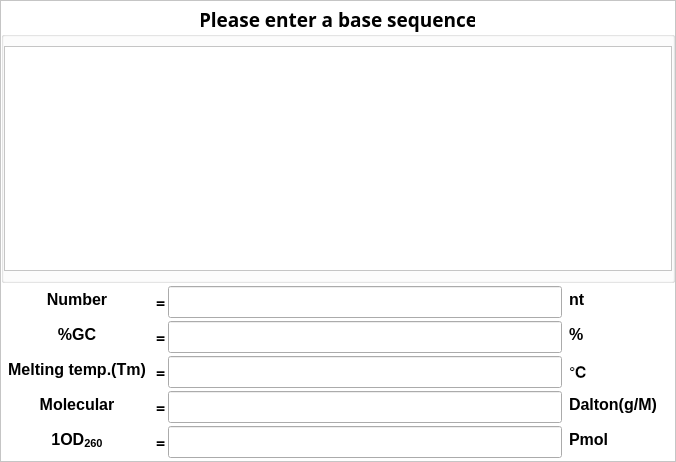
<?xml version="1.0" encoding="UTF-8"?>
<ui version="4.0">
 <class>OligoCalculator</class>
 <widget class="QFrame" name="OligoCalculator">
  <property name="geometry">
   <rect>
    <x>0</x>
    <y>0</y>
    <width>676</width>
    <height>462</height>
   </rect>
  </property>
  <property name="windowTitle">
   <string>Frame</string>
  </property>
  <property name="styleSheet">
   <string notr="true">QFrame {
	
	background-color: rgb(255, 255, 255);
}</string>
  </property>
  <property name="frameShape">
   <enum>QFrame::StyledPanel</enum>
  </property>
  <property name="frameShadow">
   <enum>QFrame::Raised</enum>
  </property>
  <layout class="QVBoxLayout" name="verticalLayout" stretch="10,0,0,0,0,0">
   <property name="spacing">
    <number>3</number>
   </property>
   <property name="leftMargin">
    <number>0</number>
   </property>
   <property name="topMargin">
    <number>3</number>
   </property>
   <property name="rightMargin">
    <number>0</number>
   </property>
   <property name="bottomMargin">
    <number>3</number>
   </property>
   <item>
    <widget class="QGroupBox" name="groupBox">
     <property name="font">
      <font>
       <family>黑体</family>
       <pointsize>14</pointsize>
       <weight>75</weight>
       <bold>true</bold>
      </font>
     </property>
     <property name="title">
      <string>Please enter a base sequence</string>
     </property>
     <property name="alignment">
      <set>Qt::AlignCenter</set>
     </property>
     <property name="flat">
      <bool>true</bool>
     </property>
     <layout class="QHBoxLayout" name="horizontalLayout_7">
      <property name="leftMargin">
       <number>0</number>
      </property>
      <property name="rightMargin">
       <number>0</number>
      </property>
      <item>
       <widget class="QTextEdit" name="inputTextEdit">
        <property name="font">
         <font>
          <family>黑体</family>
          <pointsize>12</pointsize>
         </font>
        </property>
        <property name="styleSheet">
         <string notr="true">background-color: rgb(255, 255, 255);</string>
        </property>
       </widget>
      </item>
     </layout>
    </widget>
   </item>
   <item>
    <layout class="QHBoxLayout" name="horizontalLayout_10">
     <item>
      <widget class="QTextEdit" name="textEdit_17">
       <property name="minimumSize">
        <size>
         <width>152</width>
         <height>32</height>
        </size>
       </property>
       <property name="maximumSize">
        <size>
         <width>152</width>
         <height>32</height>
        </size>
       </property>
       <property name="frameShape">
        <enum>QFrame::NoFrame</enum>
       </property>
       <property name="frameShadow">
        <enum>QFrame::Plain</enum>
       </property>
       <property name="readOnly">
        <bool>true</bool>
       </property>
       <property name="html">
        <string>&lt;!DOCTYPE HTML PUBLIC &quot;-//W3C//DTD HTML 4.0//EN&quot; &quot;http://www.w3.org/TR/REC-html40/strict.dtd&quot;&gt;
&lt;html&gt;&lt;head&gt;&lt;meta name=&quot;qrichtext&quot; content=&quot;1&quot; /&gt;&lt;style type=&quot;text/css&quot;&gt;
p, li { white-space: pre-wrap; }
&lt;/style&gt;&lt;/head&gt;&lt;body style=&quot; font-family:'SimSun'; font-size:9pt; font-weight:400; font-style:normal;&quot;&gt;
&lt;p align=&quot;center&quot; style=&quot; margin-top:12px; margin-bottom:12px; margin-left:0px; margin-right:0px; -qt-block-indent:0; text-indent:0px;&quot;&gt;&lt;span style=&quot; font-family:'黑体'; font-size:12pt; font-weight:600;&quot;&gt;Number&lt;/span&gt;&lt;/p&gt;&lt;/body&gt;&lt;/html&gt;</string>
       </property>
      </widget>
     </item>
     <item>
      <widget class="QLabel" name="label_8">
       <property name="minimumSize">
        <size>
         <width>9</width>
         <height>32</height>
        </size>
       </property>
       <property name="maximumSize">
        <size>
         <width>9</width>
         <height>32</height>
        </size>
       </property>
       <property name="font">
        <font>
         <family>黑体</family>
         <pointsize>12</pointsize>
         <weight>75</weight>
         <bold>true</bold>
        </font>
       </property>
       <property name="text">
        <string>=</string>
       </property>
      </widget>
     </item>
     <item>
      <widget class="QLineEdit" name="nbLineEdit">
       <property name="minimumSize">
        <size>
         <width>0</width>
         <height>32</height>
        </size>
       </property>
       <property name="readOnly">
        <bool>true</bool>
       </property>
      </widget>
     </item>
     <item>
      <widget class="QTextEdit" name="textEdit_18">
       <property name="minimumSize">
        <size>
         <width>110</width>
         <height>32</height>
        </size>
       </property>
       <property name="maximumSize">
        <size>
         <width>110</width>
         <height>32</height>
        </size>
       </property>
       <property name="frameShape">
        <enum>QFrame::NoFrame</enum>
       </property>
       <property name="frameShadow">
        <enum>QFrame::Plain</enum>
       </property>
       <property name="readOnly">
        <bool>true</bool>
       </property>
       <property name="html">
        <string>&lt;!DOCTYPE HTML PUBLIC &quot;-//W3C//DTD HTML 4.0//EN&quot; &quot;http://www.w3.org/TR/REC-html40/strict.dtd&quot;&gt;
&lt;html&gt;&lt;head&gt;&lt;meta name=&quot;qrichtext&quot; content=&quot;1&quot; /&gt;&lt;style type=&quot;text/css&quot;&gt;
p, li { white-space: pre-wrap; }
&lt;/style&gt;&lt;/head&gt;&lt;body style=&quot; font-family:'SimSun'; font-size:9pt; font-weight:400; font-style:normal;&quot;&gt;
&lt;p style=&quot; margin-top:12px; margin-bottom:12px; margin-left:0px; margin-right:0px; -qt-block-indent:0; text-indent:0px;&quot;&gt;&lt;span style=&quot; font-family:'黑体'; font-size:12pt; font-weight:600;&quot;&gt;nt&lt;/span&gt;&lt;/p&gt;&lt;/body&gt;&lt;/html&gt;</string>
       </property>
      </widget>
     </item>
    </layout>
   </item>
   <item>
    <layout class="QHBoxLayout" name="horizontalLayout_12">
     <item>
      <widget class="QTextEdit" name="textEdit_21">
       <property name="minimumSize">
        <size>
         <width>152</width>
         <height>32</height>
        </size>
       </property>
       <property name="maximumSize">
        <size>
         <width>152</width>
         <height>32</height>
        </size>
       </property>
       <property name="frameShape">
        <enum>QFrame::NoFrame</enum>
       </property>
       <property name="frameShadow">
        <enum>QFrame::Plain</enum>
       </property>
       <property name="readOnly">
        <bool>true</bool>
       </property>
       <property name="html">
        <string>&lt;!DOCTYPE HTML PUBLIC &quot;-//W3C//DTD HTML 4.0//EN&quot; &quot;http://www.w3.org/TR/REC-html40/strict.dtd&quot;&gt;
&lt;html&gt;&lt;head&gt;&lt;meta name=&quot;qrichtext&quot; content=&quot;1&quot; /&gt;&lt;style type=&quot;text/css&quot;&gt;
p, li { white-space: pre-wrap; }
&lt;/style&gt;&lt;/head&gt;&lt;body style=&quot; font-family:'SimSun'; font-size:9pt; font-weight:400; font-style:normal;&quot;&gt;
&lt;p align=&quot;center&quot; style=&quot; margin-top:12px; margin-bottom:12px; margin-left:0px; margin-right:0px; -qt-block-indent:0; text-indent:0px;&quot;&gt;&lt;span style=&quot; font-family:'黑体'; font-size:12pt; font-weight:600;&quot;&gt;%GC&lt;/span&gt;&lt;/p&gt;&lt;/body&gt;&lt;/html&gt;</string>
       </property>
      </widget>
     </item>
     <item>
      <widget class="QLabel" name="label_10">
       <property name="minimumSize">
        <size>
         <width>9</width>
         <height>32</height>
        </size>
       </property>
       <property name="maximumSize">
        <size>
         <width>9</width>
         <height>32</height>
        </size>
       </property>
       <property name="font">
        <font>
         <family>黑体</family>
         <pointsize>12</pointsize>
         <weight>75</weight>
         <bold>true</bold>
        </font>
       </property>
       <property name="text">
        <string>=</string>
       </property>
      </widget>
     </item>
     <item>
      <widget class="QLineEdit" name="gcLineEdit">
       <property name="minimumSize">
        <size>
         <width>0</width>
         <height>32</height>
        </size>
       </property>
       <property name="readOnly">
        <bool>true</bool>
       </property>
      </widget>
     </item>
     <item>
      <widget class="QTextEdit" name="textEdit_22">
       <property name="minimumSize">
        <size>
         <width>110</width>
         <height>32</height>
        </size>
       </property>
       <property name="maximumSize">
        <size>
         <width>110</width>
         <height>32</height>
        </size>
       </property>
       <property name="autoFillBackground">
        <bool>false</bool>
       </property>
       <property name="frameShape">
        <enum>QFrame::NoFrame</enum>
       </property>
       <property name="frameShadow">
        <enum>QFrame::Plain</enum>
       </property>
       <property name="readOnly">
        <bool>true</bool>
       </property>
       <property name="html">
        <string>&lt;!DOCTYPE HTML PUBLIC &quot;-//W3C//DTD HTML 4.0//EN&quot; &quot;http://www.w3.org/TR/REC-html40/strict.dtd&quot;&gt;
&lt;html&gt;&lt;head&gt;&lt;meta name=&quot;qrichtext&quot; content=&quot;1&quot; /&gt;&lt;style type=&quot;text/css&quot;&gt;
p, li { white-space: pre-wrap; }
&lt;/style&gt;&lt;/head&gt;&lt;body style=&quot; font-family:'SimSun'; font-size:9pt; font-weight:400; font-style:normal;&quot;&gt;
&lt;p style=&quot; margin-top:12px; margin-bottom:12px; margin-left:0px; margin-right:0px; -qt-block-indent:0; text-indent:0px;&quot;&gt;&lt;span style=&quot; font-family:'黑体'; font-size:12pt; font-weight:600;&quot;&gt;%&lt;/span&gt;&lt;/p&gt;&lt;/body&gt;&lt;/html&gt;</string>
       </property>
      </widget>
     </item>
    </layout>
   </item>
   <item>
    <layout class="QHBoxLayout" name="horizontalLayout_11">
     <item>
      <widget class="QTextEdit" name="textEdit_19">
       <property name="minimumSize">
        <size>
         <width>152</width>
         <height>32</height>
        </size>
       </property>
       <property name="maximumSize">
        <size>
         <width>152</width>
         <height>32</height>
        </size>
       </property>
       <property name="frameShape">
        <enum>QFrame::NoFrame</enum>
       </property>
       <property name="frameShadow">
        <enum>QFrame::Plain</enum>
       </property>
       <property name="readOnly">
        <bool>true</bool>
       </property>
       <property name="html">
        <string>&lt;!DOCTYPE HTML PUBLIC &quot;-//W3C//DTD HTML 4.0//EN&quot; &quot;http://www.w3.org/TR/REC-html40/strict.dtd&quot;&gt;
&lt;html&gt;&lt;head&gt;&lt;meta name=&quot;qrichtext&quot; content=&quot;1&quot; /&gt;&lt;style type=&quot;text/css&quot;&gt;
p, li { white-space: pre-wrap; }
&lt;/style&gt;&lt;/head&gt;&lt;body style=&quot; font-family:'SimSun'; font-size:9pt; font-weight:400; font-style:normal;&quot;&gt;
&lt;p align=&quot;center&quot; style=&quot; margin-top:0px; margin-bottom:0px; margin-left:0px; margin-right:0px; -qt-block-indent:0; text-indent:0px;&quot;&gt;&lt;span style=&quot; font-family:'Times New Roman,serif'; font-size:12pt; font-weight:600;&quot;&gt;Melting temp.(Tm)&lt;/span&gt;&lt;/p&gt;&lt;/body&gt;&lt;/html&gt;</string>
       </property>
      </widget>
     </item>
     <item>
      <widget class="QLabel" name="label_9">
       <property name="minimumSize">
        <size>
         <width>9</width>
         <height>32</height>
        </size>
       </property>
       <property name="maximumSize">
        <size>
         <width>9</width>
         <height>32</height>
        </size>
       </property>
       <property name="font">
        <font>
         <family>黑体</family>
         <pointsize>12</pointsize>
         <weight>75</weight>
         <bold>true</bold>
        </font>
       </property>
       <property name="text">
        <string>=</string>
       </property>
      </widget>
     </item>
     <item>
      <widget class="QLineEdit" name="tmLineEdit">
       <property name="minimumSize">
        <size>
         <width>0</width>
         <height>32</height>
        </size>
       </property>
       <property name="readOnly">
        <bool>true</bool>
       </property>
      </widget>
     </item>
     <item>
      <widget class="QTextEdit" name="textEdit_20">
       <property name="minimumSize">
        <size>
         <width>110</width>
         <height>32</height>
        </size>
       </property>
       <property name="maximumSize">
        <size>
         <width>110</width>
         <height>32</height>
        </size>
       </property>
       <property name="frameShape">
        <enum>QFrame::NoFrame</enum>
       </property>
       <property name="frameShadow">
        <enum>QFrame::Plain</enum>
       </property>
       <property name="readOnly">
        <bool>true</bool>
       </property>
       <property name="html">
        <string>&lt;!DOCTYPE HTML PUBLIC &quot;-//W3C//DTD HTML 4.0//EN&quot; &quot;http://www.w3.org/TR/REC-html40/strict.dtd&quot;&gt;
&lt;html&gt;&lt;head&gt;&lt;meta name=&quot;qrichtext&quot; content=&quot;1&quot; /&gt;&lt;style type=&quot;text/css&quot;&gt;
p, li { white-space: pre-wrap; }
&lt;/style&gt;&lt;/head&gt;&lt;body style=&quot; font-family:'SimSun'; font-size:9pt; font-weight:400; font-style:normal;&quot;&gt;
&lt;p style=&quot; margin-top:0px; margin-bottom:0px; margin-left:0px; margin-right:0px; -qt-block-indent:0; text-indent:0px;&quot;&gt;&lt;span style=&quot; font-family:'黑体'; font-size:12pt; font-weight:600;&quot;&gt;℃&lt;/span&gt;&lt;/p&gt;&lt;/body&gt;&lt;/html&gt;</string>
       </property>
      </widget>
     </item>
    </layout>
   </item>
   <item>
    <layout class="QHBoxLayout" name="horizontalLayout_8">
     <item>
      <widget class="QTextEdit" name="textEdit_13">
       <property name="minimumSize">
        <size>
         <width>152</width>
         <height>32</height>
        </size>
       </property>
       <property name="maximumSize">
        <size>
         <width>152</width>
         <height>32</height>
        </size>
       </property>
       <property name="styleSheet">
        <string notr="true"/>
       </property>
       <property name="frameShape">
        <enum>QFrame::NoFrame</enum>
       </property>
       <property name="frameShadow">
        <enum>QFrame::Plain</enum>
       </property>
       <property name="readOnly">
        <bool>true</bool>
       </property>
       <property name="html">
        <string>&lt;!DOCTYPE HTML PUBLIC &quot;-//W3C//DTD HTML 4.0//EN&quot; &quot;http://www.w3.org/TR/REC-html40/strict.dtd&quot;&gt;
&lt;html&gt;&lt;head&gt;&lt;meta name=&quot;qrichtext&quot; content=&quot;1&quot; /&gt;&lt;style type=&quot;text/css&quot;&gt;
p, li { white-space: pre-wrap; }
&lt;/style&gt;&lt;/head&gt;&lt;body style=&quot; font-family:'SimSun'; font-size:9pt; font-weight:400; font-style:normal;&quot;&gt;
&lt;p align=&quot;center&quot; style=&quot; margin-top:0px; margin-bottom:0px; margin-left:0px; margin-right:0px; -qt-block-indent:0; text-indent:0px;&quot;&gt;&lt;span style=&quot; font-family:'Times New Roman,serif'; font-size:12pt; font-weight:600;&quot;&gt;Molecular&lt;/span&gt;&lt;/p&gt;&lt;/body&gt;&lt;/html&gt;</string>
       </property>
      </widget>
     </item>
     <item>
      <widget class="QLabel" name="label_6">
       <property name="minimumSize">
        <size>
         <width>9</width>
         <height>32</height>
        </size>
       </property>
       <property name="maximumSize">
        <size>
         <width>9</width>
         <height>32</height>
        </size>
       </property>
       <property name="font">
        <font>
         <family>黑体</family>
         <pointsize>12</pointsize>
         <weight>75</weight>
         <bold>true</bold>
        </font>
       </property>
       <property name="text">
        <string>=</string>
       </property>
      </widget>
     </item>
     <item>
      <widget class="QLineEdit" name="mwLineEdit">
       <property name="minimumSize">
        <size>
         <width>0</width>
         <height>32</height>
        </size>
       </property>
       <property name="readOnly">
        <bool>true</bool>
       </property>
      </widget>
     </item>
     <item>
      <widget class="QTextEdit" name="textEdit_14">
       <property name="minimumSize">
        <size>
         <width>110</width>
         <height>32</height>
        </size>
       </property>
       <property name="maximumSize">
        <size>
         <width>110</width>
         <height>32</height>
        </size>
       </property>
       <property name="frameShape">
        <enum>QFrame::NoFrame</enum>
       </property>
       <property name="frameShadow">
        <enum>QFrame::Plain</enum>
       </property>
       <property name="readOnly">
        <bool>true</bool>
       </property>
       <property name="html">
        <string>&lt;!DOCTYPE HTML PUBLIC &quot;-//W3C//DTD HTML 4.0//EN&quot; &quot;http://www.w3.org/TR/REC-html40/strict.dtd&quot;&gt;
&lt;html&gt;&lt;head&gt;&lt;meta name=&quot;qrichtext&quot; content=&quot;1&quot; /&gt;&lt;style type=&quot;text/css&quot;&gt;
p, li { white-space: pre-wrap; }
&lt;/style&gt;&lt;/head&gt;&lt;body style=&quot; font-family:'SimSun'; font-size:9pt; font-weight:400; font-style:normal;&quot;&gt;
&lt;p style=&quot; margin-top:12px; margin-bottom:12px; margin-left:0px; margin-right:0px; -qt-block-indent:0; text-indent:0px;&quot;&gt;&lt;span style=&quot; font-family:'黑体'; font-size:12pt; font-weight:600;&quot;&gt;Dalton(g/M)&lt;/span&gt;&lt;/p&gt;&lt;/body&gt;&lt;/html&gt;</string>
       </property>
      </widget>
     </item>
    </layout>
   </item>
   <item>
    <layout class="QHBoxLayout" name="horizontalLayout_9">
     <item>
      <widget class="QTextEdit" name="textEdit_15">
       <property name="minimumSize">
        <size>
         <width>152</width>
         <height>32</height>
        </size>
       </property>
       <property name="maximumSize">
        <size>
         <width>152</width>
         <height>32</height>
        </size>
       </property>
       <property name="frameShape">
        <enum>QFrame::NoFrame</enum>
       </property>
       <property name="frameShadow">
        <enum>QFrame::Plain</enum>
       </property>
       <property name="readOnly">
        <bool>true</bool>
       </property>
       <property name="html">
        <string>&lt;!DOCTYPE HTML PUBLIC &quot;-//W3C//DTD HTML 4.0//EN&quot; &quot;http://www.w3.org/TR/REC-html40/strict.dtd&quot;&gt;
&lt;html&gt;&lt;head&gt;&lt;meta name=&quot;qrichtext&quot; content=&quot;1&quot; /&gt;&lt;style type=&quot;text/css&quot;&gt;
p, li { white-space: pre-wrap; }
&lt;/style&gt;&lt;/head&gt;&lt;body style=&quot; font-family:'SimSun'; font-size:9pt; font-weight:400; font-style:normal;&quot;&gt;
&lt;p align=&quot;center&quot; style=&quot; margin-top:12px; margin-bottom:12px; margin-left:0px; margin-right:0px; -qt-block-indent:0; text-indent:0px;&quot;&gt;&lt;span style=&quot; font-family:'黑体'; font-size:12pt; font-weight:600;&quot;&gt;1OD&lt;/span&gt;&lt;span style=&quot; font-family:'黑体'; font-size:12pt; font-weight:600; vertical-align:sub;&quot;&gt;260&lt;/span&gt;&lt;/p&gt;&lt;/body&gt;&lt;/html&gt;</string>
       </property>
      </widget>
     </item>
     <item>
      <widget class="QLabel" name="label_7">
       <property name="minimumSize">
        <size>
         <width>9</width>
         <height>32</height>
        </size>
       </property>
       <property name="maximumSize">
        <size>
         <width>9</width>
         <height>32</height>
        </size>
       </property>
       <property name="font">
        <font>
         <family>黑体</family>
         <pointsize>12</pointsize>
         <weight>75</weight>
         <bold>true</bold>
        </font>
       </property>
       <property name="text">
        <string>=</string>
       </property>
      </widget>
     </item>
     <item>
      <widget class="QLineEdit" name="odLineEdit">
       <property name="minimumSize">
        <size>
         <width>0</width>
         <height>32</height>
        </size>
       </property>
       <property name="readOnly">
        <bool>true</bool>
       </property>
      </widget>
     </item>
     <item>
      <widget class="QTextEdit" name="textEdit_16">
       <property name="minimumSize">
        <size>
         <width>110</width>
         <height>32</height>
        </size>
       </property>
       <property name="maximumSize">
        <size>
         <width>110</width>
         <height>32</height>
        </size>
       </property>
       <property name="frameShape">
        <enum>QFrame::NoFrame</enum>
       </property>
       <property name="frameShadow">
        <enum>QFrame::Plain</enum>
       </property>
       <property name="readOnly">
        <bool>true</bool>
       </property>
       <property name="html">
        <string>&lt;!DOCTYPE HTML PUBLIC &quot;-//W3C//DTD HTML 4.0//EN&quot; &quot;http://www.w3.org/TR/REC-html40/strict.dtd&quot;&gt;
&lt;html&gt;&lt;head&gt;&lt;meta name=&quot;qrichtext&quot; content=&quot;1&quot; /&gt;&lt;style type=&quot;text/css&quot;&gt;
p, li { white-space: pre-wrap; }
&lt;/style&gt;&lt;/head&gt;&lt;body style=&quot; font-family:'SimSun'; font-size:9pt; font-weight:400; font-style:normal;&quot;&gt;
&lt;p style=&quot; margin-top:12px; margin-bottom:12px; margin-left:0px; margin-right:0px; -qt-block-indent:0; text-indent:0px;&quot;&gt;&lt;span style=&quot; font-family:'黑体'; font-size:12pt; font-weight:600;&quot;&gt;Pmol&lt;/span&gt;&lt;/p&gt;&lt;/body&gt;&lt;/html&gt;</string>
       </property>
      </widget>
     </item>
    </layout>
   </item>
  </layout>
 </widget>
 <resources/>
 <connections/>
</ui>
